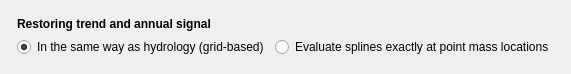
              <widget class="QWidget" name="page_17">
               <property name="geometry">
                <rect>
                 <x>0</x>
                 <y>0</y>
                 <width>484</width>
                 <height>68</height>
                </rect>
               </property>
               <attribute name="label">
                <string>GOCO</string>
               </attribute>
               <layout class="QVBoxLayout" name="verticalLayout_58">
                <item>
                 <layout class="QVBoxLayout" name="verticalLayout_57">
                  <property name="leftMargin">
                   <number>6</number>
                  </property>
                  <property name="topMargin">
                   <number>6</number>
                  </property>
                  <property name="rightMargin">
                   <number>6</number>
                  </property>
                  <property name="bottomMargin">
                   <number>6</number>
                  </property>
                  <item>
                   <widget class="QLabel" name="label_225">
                    <property name="font">
                     <font>
                      <weight>75</weight>
                      <bold>true</bold>
                     </font>
                    </property>
                    <property name="text">
                     <string>Restoring trend and annual signal</string>
                    </property>
                   </widget>
                  </item>
                  <item>
                   <layout class="QHBoxLayout" name="horizontalLayout_113">
                    <item>
                     <widget class="QRadioButton" name="rb_id109">
                      <property name="text">
                       <string>In the same way as hydrology (grid-based)</string>
                      </property>
                      <property name="checked">
                       <bool>true</bool>
                      </property>
                      <attribute name="buttonGroup">
                       <string notr="true">buttonGroup_40</string>
                      </attribute>
                     </widget>
                    </item>
                    <item>
                     <widget class="QRadioButton" name="rb_id110">
                      <property name="text">
                       <string>Evaluate splines exactly at point mass locations</string>
                      </property>
                      <attribute name="buttonGroup">
                       <string notr="true">buttonGroup_40</string>
                      </attribute>
                     </widget>
                    </item>
                    <item>
                     <spacer name="horizontalSpacer_75">
                      <property name="orientation">
                       <enum>Qt::Horizontal</enum>
                      </property>
                      <property name="sizeHint" stdset="0">
                       <size>
                        <width>40</width>
                        <height>20</height>
                       </size>
                      </property>
                     </spacer>
                    </item>
                   </layout>
                  </item>
                  <item>
                   <spacer name="verticalSpacer_16">
                    <property name="orientation">
                     <enum>Qt::Vertical</enum>
                    </property>
                    <property name="sizeHint" stdset="0">
                     <size>
                      <width>20</width>
                      <height>40</height>
                     </size>
                    </property>
                   </spacer>
                  </item>
                 </layout>
                </item>
               </layout>
              </widget>
